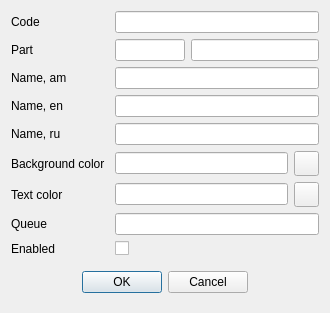
<?xml version="1.0" encoding="UTF-8"?>
<ui version="4.0">
 <class>RERestDishType</class>
 <widget class="QDialog" name="RERestDishType">
  <property name="geometry">
   <rect>
    <x>0</x>
    <y>0</y>
    <width>330</width>
    <height>299</height>
   </rect>
  </property>
  <property name="windowTitle">
   <string>Dish type</string>
  </property>
  <layout class="QVBoxLayout" name="verticalLayout">
   <item>
    <layout class="QGridLayout" name="gridLayout">
     <item row="1" column="1">
      <widget class="EQLineEdit" name="lePartCode">
       <property name="maximumSize">
        <size>
         <width>70</width>
         <height>16777215</height>
        </size>
       </property>
       <property name="Field" stdset="0">
        <string>f_part</string>
       </property>
       <property name="ShowButton" stdset="0">
        <bool>true</bool>
       </property>
      </widget>
     </item>
     <item row="0" column="0">
      <widget class="QLabel" name="label">
       <property name="text">
        <string>Code</string>
       </property>
      </widget>
     </item>
     <item row="1" column="0">
      <widget class="QLabel" name="label_2">
       <property name="text">
        <string>Part</string>
       </property>
      </widget>
     </item>
     <item row="3" column="0">
      <widget class="QLabel" name="label_4">
       <property name="text">
        <string>Name, en</string>
       </property>
      </widget>
     </item>
     <item row="2" column="0">
      <widget class="QLabel" name="label_3">
       <property name="text">
        <string>Name, am</string>
       </property>
      </widget>
     </item>
     <item row="6" column="0">
      <widget class="QLabel" name="label_7">
       <property name="text">
        <string>Text color</string>
       </property>
      </widget>
     </item>
     <item row="7" column="0">
      <widget class="QLabel" name="label_8">
       <property name="text">
        <string>Queue</string>
       </property>
      </widget>
     </item>
     <item row="5" column="0">
      <widget class="QLabel" name="label_6">
       <property name="text">
        <string>Background color</string>
       </property>
      </widget>
     </item>
     <item row="4" column="0">
      <widget class="QLabel" name="label_5">
       <property name="text">
        <string>Name, ru</string>
       </property>
      </widget>
     </item>
     <item row="1" column="2" colspan="2">
      <widget class="EQLineEdit" name="lePartName">
       <property name="focusPolicy">
        <enum>Qt::NoFocus</enum>
       </property>
       <property name="readOnly">
        <bool>true</bool>
       </property>
      </widget>
     </item>
     <item row="2" column="1" colspan="3">
      <widget class="EQLineEdit" name="leNameAm">
       <property name="Field" stdset="0">
        <string>f_am</string>
       </property>
      </widget>
     </item>
     <item row="5" column="3">
      <widget class="QPushButton" name="btnBgColor">
       <property name="minimumSize">
        <size>
         <width>25</width>
         <height>25</height>
        </size>
       </property>
       <property name="maximumSize">
        <size>
         <width>25</width>
         <height>25</height>
        </size>
       </property>
       <property name="focusPolicy">
        <enum>Qt::NoFocus</enum>
       </property>
       <property name="text">
        <string/>
       </property>
       <property name="icon">
        <iconset resource="../Resort/res.qrc">
         <normaloff>:/images/selection.png</normaloff>:/images/selection.png</iconset>
       </property>
      </widget>
     </item>
     <item row="6" column="3">
      <widget class="QPushButton" name="btnTextColor">
       <property name="minimumSize">
        <size>
         <width>25</width>
         <height>25</height>
        </size>
       </property>
       <property name="maximumSize">
        <size>
         <width>25</width>
         <height>25</height>
        </size>
       </property>
       <property name="focusPolicy">
        <enum>Qt::NoFocus</enum>
       </property>
       <property name="text">
        <string/>
       </property>
       <property name="icon">
        <iconset resource="../Resort/res.qrc">
         <normaloff>:/images/selection.png</normaloff>:/images/selection.png</iconset>
       </property>
      </widget>
     </item>
     <item row="0" column="1" colspan="3">
      <widget class="EQLineEdit" name="leCode">
       <property name="readOnly">
        <bool>true</bool>
       </property>
       <property name="PrimaryKey" stdset="0">
        <bool>true</bool>
       </property>
       <property name="Field" stdset="0">
        <string>f_id</string>
       </property>
      </widget>
     </item>
     <item row="3" column="1" colspan="3">
      <widget class="EQLineEdit" name="leNameEn">
       <property name="Field" stdset="0">
        <string>f_en</string>
       </property>
      </widget>
     </item>
     <item row="6" column="1" colspan="2">
      <widget class="EColorLineEdit" name="leTextColor">
       <property name="Field" stdset="0">
        <string>f_textColor</string>
       </property>
      </widget>
     </item>
     <item row="5" column="1" colspan="2">
      <widget class="EColorLineEdit" name="leBgColor">
       <property name="Field" stdset="0">
        <string>f_bgColor</string>
       </property>
      </widget>
     </item>
     <item row="4" column="1" colspan="3">
      <widget class="EQLineEdit" name="leNameRu">
       <property name="Field" stdset="0">
        <string>f_ru</string>
       </property>
      </widget>
     </item>
     <item row="9" column="0" colspan="4">
      <widget class="QWidget" name="widget" native="true">
       <layout class="QHBoxLayout" name="horizontalLayout">
        <item>
         <spacer name="horizontalSpacer">
          <property name="orientation">
           <enum>Qt::Horizontal</enum>
          </property>
          <property name="sizeHint" stdset="0">
           <size>
            <width>59</width>
            <height>20</height>
           </size>
          </property>
         </spacer>
        </item>
        <item>
         <widget class="QPushButton" name="btnOk">
          <property name="text">
           <string>OK</string>
          </property>
         </widget>
        </item>
        <item>
         <widget class="QPushButton" name="btnCancel">
          <property name="text">
           <string>Cancel</string>
          </property>
         </widget>
        </item>
        <item>
         <spacer name="horizontalSpacer_2">
          <property name="orientation">
           <enum>Qt::Horizontal</enum>
          </property>
          <property name="sizeHint" stdset="0">
           <size>
            <width>59</width>
            <height>20</height>
           </size>
          </property>
         </spacer>
        </item>
       </layout>
      </widget>
     </item>
     <item row="7" column="1" colspan="3">
      <widget class="EQLineEdit" name="leQueue">
       <property name="Field" stdset="0">
        <string>f_queue</string>
       </property>
      </widget>
     </item>
     <item row="8" column="1">
      <widget class="EQCheckBox" name="chActive">
       <property name="text">
        <string/>
       </property>
       <property name="Field" stdset="0">
        <string>f_active</string>
       </property>
      </widget>
     </item>
     <item row="8" column="0">
      <widget class="QLabel" name="label_9">
       <property name="text">
        <string>Enabled</string>
       </property>
      </widget>
     </item>
    </layout>
   </item>
  </layout>
 </widget>
 <customwidgets>
  <customwidget>
   <class>EQLineEdit</class>
   <extends>QLineEdit</extends>
   <header location="global">eqlineedit.h</header>
   <slots>
    <signal>customButtonClicked(bool)</signal>
   </slots>
  </customwidget>
  <customwidget>
   <class>EQCheckBox</class>
   <extends>QCheckBox</extends>
   <header location="global">eqcheckbox.h</header>
  </customwidget>
  <customwidget>
   <class>EColorLineEdit</class>
   <extends>QLineEdit</extends>
   <header location="global">ecolorlineedit.h</header>
  </customwidget>
 </customwidgets>
 <tabstops>
  <tabstop>leCode</tabstop>
  <tabstop>lePartCode</tabstop>
  <tabstop>lePartName</tabstop>
  <tabstop>leNameAm</tabstop>
  <tabstop>leNameEn</tabstop>
  <tabstop>leNameRu</tabstop>
  <tabstop>leBgColor</tabstop>
  <tabstop>leTextColor</tabstop>
  <tabstop>leQueue</tabstop>
  <tabstop>chActive</tabstop>
  <tabstop>btnOk</tabstop>
  <tabstop>btnCancel</tabstop>
  <tabstop>btnTextColor</tabstop>
  <tabstop>btnBgColor</tabstop>
 </tabstops>
 <resources>
  <include location="../Resort/res.qrc"/>
 </resources>
 <connections/>
</ui>
